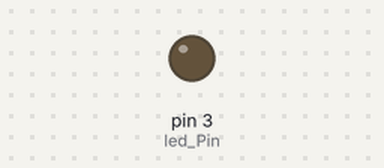
A sketch run on a simulated Arduino Nano, built with avr-gcc and run on an emulated ATmega328P. Shown: output pins drawn as LEDs (lit = HIGH).

Above: at 0.15 s.
At 15.56 s:
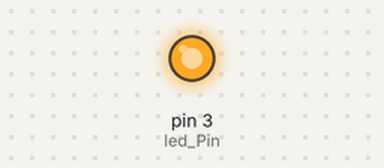
Timing chart, 0 to 15.9 s (numbered marks = the images above):
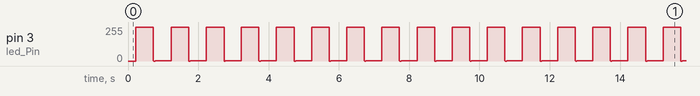

The sketch:

singleLEDfade.ino
```cpp
/*
Control the fading rate of 1 LED using a custom function
**This LED must be connected to a PWM pin (marked with ~)
**PWM pins on Arduino Nano 33 IoT: D2, D3, D5, D6, D9, D10, D11, D12

You can control:
- Minimum brightness (led_minBrightness 0-255)
- Maximum brightness (led_maxBrightness 0-255)
- Speed of fading (led_oscillationTime in milliseconds)
*/

int led_Pin = 3;
int led_minBrightness = 0;    // Minimum brightness for oscillating LED (0-255)
int led_maxBrightness = 255;  // Maximum brightness for oscillating LED (0-255)
int led_oscillationTime = 1000; // Time for one complete oscillation (milliseconds)

void setup()
{
  // Initialize LED pin as output
  pinMode(led_Pin, OUTPUT);
}

void loop()
{
  // Control the oscillating LED
  int led_brightness = oscillate(led_minBrightness, led_maxBrightness, led_oscillationTime);
  analogWrite(led_Pin, led_brightness);
}

// Function to calculate oscillating values
// Uses sine wave mathematics to create smooth fading
// minVal = minimum brightness level
// maxVal = maximum brightness level
// oscillationTime = how long one complete fade cycle takes
int oscillate(int minVal, int maxVal, int oscillationTime) {
  // Calculate current position in oscillation cycle (0.0 to 1.0)
  float cyclePosition = (millis() % oscillationTime) / (float)oscillationTime;

  // Calculate sine value (-1 to 1) for current cycle position
  float sineValue = sin(cyclePosition * 2 * PI);

  // Map sine wave (-1 to 1) to desired range (minVal to maxVal)
  // Because the map function only returns integers, the value is multiplied by 1000
  int brightness = map(sineValue * 1000, -1000, 1000, minVal, maxVal);

  // Output the value
  return brightness;
}
```
